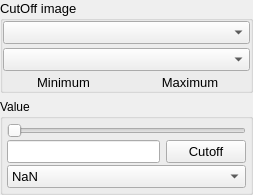
<?xml version="1.0" encoding="UTF-8"?>
<ui version="4.0">
 <class>CutoffMask</class>
 <widget class="QMainWindow" name="CutoffMask">
  <property name="geometry">
   <rect>
    <x>0</x>
    <y>0</y>
    <width>253</width>
    <height>188</height>
   </rect>
  </property>
  <property name="windowTitle">
   <string>CutOffMask</string>
  </property>
  <property name="iconSize">
   <size>
    <width>20</width>
    <height>20</height>
   </size>
  </property>
  <property name="unifiedTitleAndToolBarOnMac">
   <bool>true</bool>
  </property>
  <widget class="QWidget" name="centralwidget">
   <layout class="QGridLayout" name="gridLayout_3">
    <property name="leftMargin">
     <number>0</number>
    </property>
    <property name="topMargin">
     <number>0</number>
    </property>
    <property name="rightMargin">
     <number>0</number>
    </property>
    <property name="bottomMargin">
     <number>0</number>
    </property>
    <item row="0" column="0">
     <widget class="QGroupBox" name="groupBox">
      <property name="font">
       <font>
        <pointsize>10</pointsize>
       </font>
      </property>
      <property name="title">
       <string>CutOff image</string>
      </property>
      <layout class="QGridLayout" name="gridLayout">
       <property name="leftMargin">
        <number>0</number>
       </property>
       <property name="topMargin">
        <number>0</number>
       </property>
       <property name="rightMargin">
        <number>0</number>
       </property>
       <property name="bottomMargin">
        <number>0</number>
       </property>
       <property name="verticalSpacing">
        <number>4</number>
       </property>
       <item row="0" column="0" colspan="2">
        <widget class="QComboBox" name="image1">
         <property name="neutrinoImage" stdset="0">
          <bool>true</bool>
         </property>
        </widget>
       </item>
       <item row="1" column="0" colspan="2">
        <widget class="QComboBox" name="image2">
         <property name="font">
          <font>
           <pointsize>10</pointsize>
          </font>
         </property>
         <property name="neutrinoImage" stdset="0">
          <bool>true</bool>
         </property>
        </widget>
       </item>
       <item row="2" column="0">
        <widget class="QLabel" name="mini">
         <property name="font">
          <font>
           <pointsize>10</pointsize>
          </font>
         </property>
         <property name="text">
          <string>Minimum</string>
         </property>
         <property name="alignment">
          <set>Qt::AlignHCenter|Qt::AlignTop</set>
         </property>
        </widget>
       </item>
       <item row="2" column="1">
        <widget class="QLabel" name="maxi">
         <property name="font">
          <font>
           <pointsize>10</pointsize>
          </font>
         </property>
         <property name="text">
          <string>Maximum</string>
         </property>
         <property name="alignment">
          <set>Qt::AlignHCenter|Qt::AlignTop</set>
         </property>
        </widget>
       </item>
      </layout>
     </widget>
    </item>
    <item row="1" column="0">
     <widget class="QGroupBox" name="groupBox_2">
      <property name="title">
       <string>Value</string>
      </property>
      <layout class="QGridLayout" name="gridLayout_2">
       <property name="leftMargin">
        <number>4</number>
       </property>
       <property name="topMargin">
        <number>4</number>
       </property>
       <property name="rightMargin">
        <number>4</number>
       </property>
       <property name="bottomMargin">
        <number>4</number>
       </property>
       <property name="verticalSpacing">
        <number>2</number>
       </property>
       <item row="1" column="1" colspan="2">
        <widget class="QSlider" name="slider">
         <property name="font">
          <font>
           <pointsize>10</pointsize>
          </font>
         </property>
         <property name="maximum">
          <number>1000</number>
         </property>
         <property name="orientation">
          <enum>Qt::Horizontal</enum>
         </property>
        </widget>
       </item>
       <item row="2" column="1">
        <widget class="QLineEdit" name="cutValue">
         <property name="font">
          <font>
           <pointsize>10</pointsize>
          </font>
         </property>
        </widget>
       </item>
       <item row="2" column="2">
        <widget class="QPushButton" name="doIt">
         <property name="font">
          <font>
           <pointsize>10</pointsize>
          </font>
         </property>
         <property name="text">
          <string>Cutoff</string>
         </property>
        </widget>
       </item>
       <item row="3" column="1" colspan="2">
        <widget class="QComboBox" name="replaceVal">
         <property name="font">
          <font>
           <pointsize>10</pointsize>
          </font>
         </property>
         <property name="neutrinoSave" stdset="0">
          <bool>true</bool>
         </property>
         <item>
          <property name="text">
           <string>NaN</string>
          </property>
         </item>
         <item>
          <property name="text">
           <string>Zero</string>
          </property>
         </item>
         <item>
          <property name="text">
           <string>Min</string>
          </property>
         </item>
         <item>
          <property name="text">
           <string>Max</string>
          </property>
         </item>
         <item>
          <property name="text">
           <string>Mean</string>
          </property>
         </item>
        </widget>
       </item>
      </layout>
     </widget>
    </item>
   </layout>
  </widget>
 </widget>
 <resources/>
 <connections/>
</ui>
